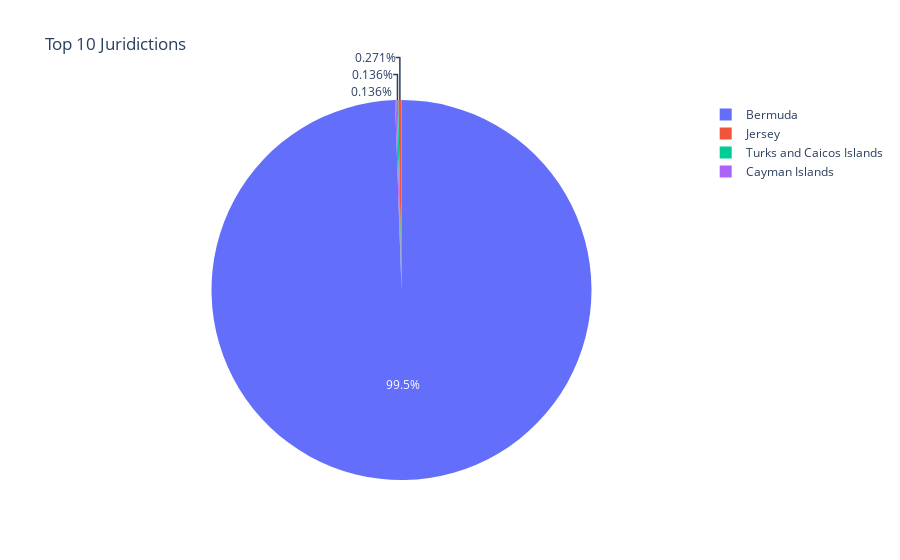

Source (notebook cell):
### Code cell
# =====================================================
# 4️⃣ DISTRIBUTION GÉOGRAPHIQUE
# =====================================================
print("\n🌍 RÉPARTITION GÉOGRAPHIQUE:")
print("-" * 30)

jurisdictions = []
for n in G.nodes():
    jurisdiction = G.nodes[n].get('jurisdiction_description', 'Non spécifié')
    if jurisdiction and jurisdiction != 'Non spécifié':
        jurisdictions.append(jurisdiction)

jurisdiction_counts = pd.Series(jurisdictions).value_counts().head(10)

for jur, count in jurisdiction_counts.items():
    print(f"• {jur}: {count}")

if len(jurisdiction_counts) > 0:
    fig = px.pie(values=jurisdiction_counts.values, names=jurisdiction_counts.index,
                 title="Top 10 Juridictions")
    fig.show()

### Figure 1 — Plotly figure (JSON) as saved in the notebook; plotly's stock layout.template omitted (floating-point values rounded to 4 significant figures)
{"data": [{"domain": {"x": [0, 1], "y": [0, 1]}, "hovertemplate": "label=%{label}<br>value=%{value}<extra></extra>", "labels": ["Bermuda", "Jersey", "Turks and Caicos Islands", "Cayman Islands"], "legendgroup": "", "name": "", "showlegend": true, "type": "pie", "values": [734, 2, 1, 1]}], "layout": {"legend": {"tracegroupgap": 0}, "title": {"text": "Top 10 Juridictions"}}}
